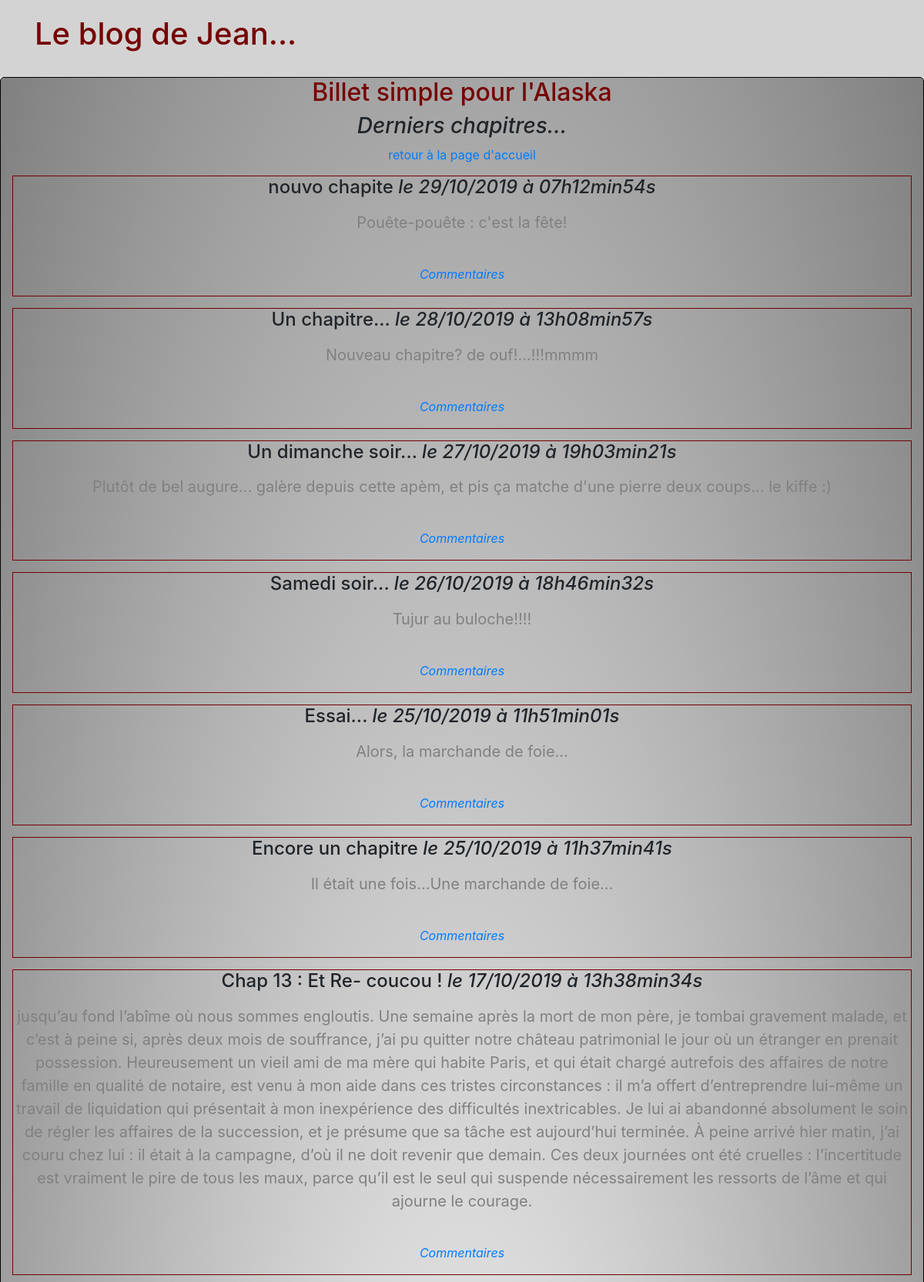
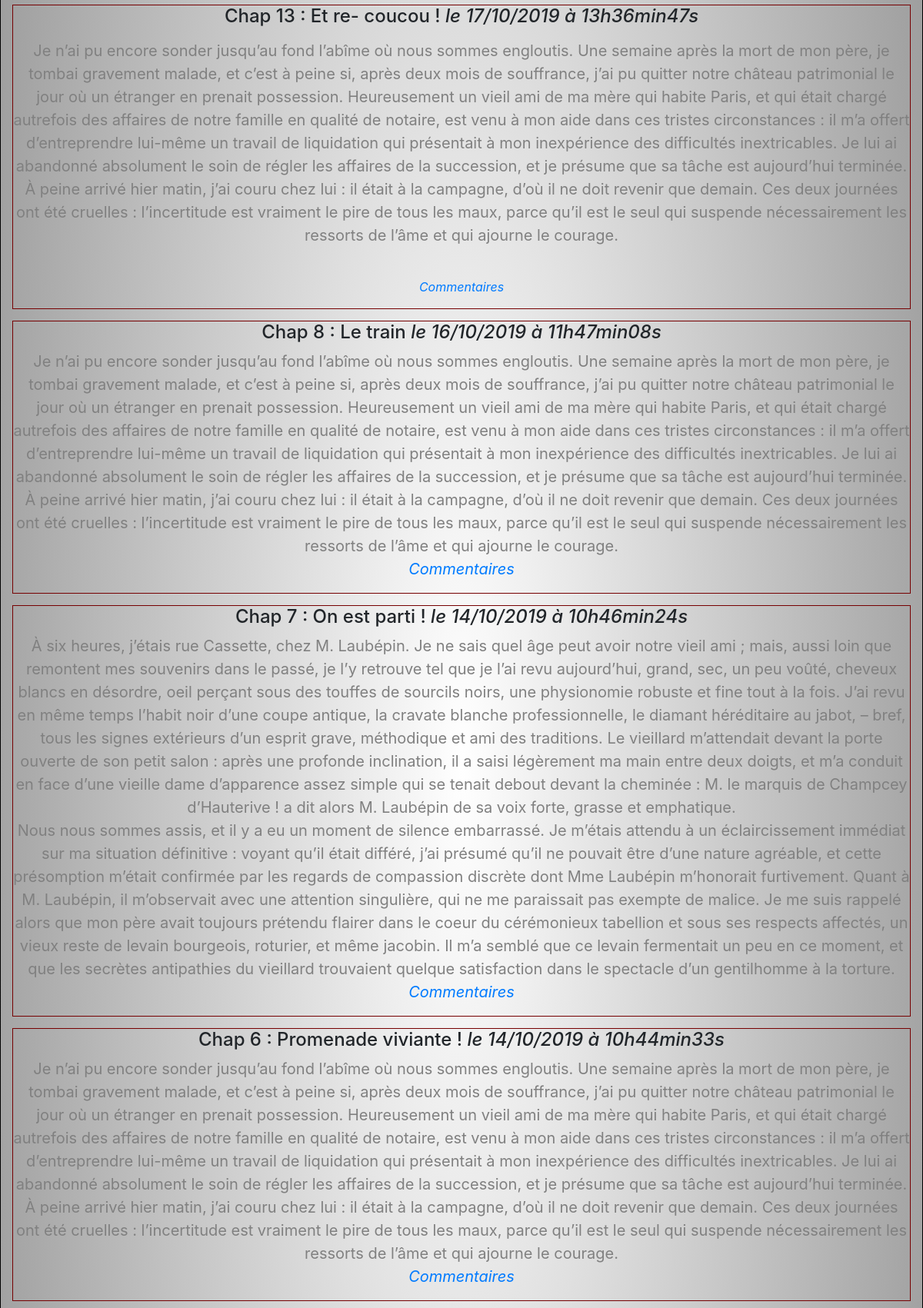
/index.php?action=listChapitres (upper part), run on the app's committed database (2 pictures, top to bottom).
### tables this page shows
CREATE TABLE IF NOT EXISTS `posts` (
  `id` int(11) NOT NULL AUTO_INCREMENT,
  `title` varchar(70) NOT NULL,
  `content` text NOT NULL,
  `creation_date` datetime NOT NULL,
  PRIMARY KEY (`id`)
);

### controller/frontend.php (called while the page is built, shortened)
<?php
require_once('model/PostManager.php');
function listChapitres()
{
	$postManager = new PostManager();
	$posts = $postManager->getChapitres();
	require('view/frontend/listPostsView.php');
}

### model/postManager.php (called while the page is built, shortened)
<?php
class PostManager extends Manager
{
	public function getChapitres()
	{
		$db = $this->dbConnect();
		$req = $db->query('SELECT id, title, content, DATE_FORMAT(creation_date, \'%d/%m/%Y à %Hh%imin%ss\') AS creation_date_fr FROM posts ORDER BY creation_date DESC LIMIT 0, 50');
		return $req;
	}
}

### view/frontend/listPostsView.php (the view, shortened to what this page needs)
 <div class="vuChapComment">
      <div align="center">
         <h2>Billet simple pour l'Alaska</h2>
         <em><h3>Derniers chapitres...</h3></em>
         <a href="index.php">retour à la page d'accueil</a>
         <?php
         while ($data = $posts->fetch())
         {
        ?>
         <div class="news">
         	<h4>
         		<?=($data['title']) ?>
         		<em>le <?= $data['creation_date_fr'] ?></em>
         	</h4>
         	<p>
         		<?= nl2br($data['content']) ?><br>
                <em><a href="index.php?action=post&amp;id=<?= $data['id'] ?>">Commentaires</a></em>
         	</p>
         </div>
        <?php
        }
        ?>
      </div>
  </div>
<?php require('template.php'); ?>

### public/css/style.css (style rules this page uses)
h1, h2 { color: #760001; }
p { font-size: 20px; color: grey; }
.news { border: 1px solid #760001; margin: 15px 15px 15px; }
.vuChapComment { background: radial-gradient(white,grey); border: 1px solid black; border-radius: 5px; }

### data on the page
posts: title "nouvo chapite", creation_date_fr "29/10/2019 à 07h12min54s", content "Pouête-pouête : c'est la fête!"
posts: title "Un chapitre...", creation_date_fr "28/10/2019 à 13h08min57s", content "Nouveau chapitre? de ouf!...!!!mmmm"
posts: title "Un dimanche soir...", creation_date_fr "27/10/2019 à 19h03min21s", content "Plutôt de bel augure... galère depuis cette apèm, et pis ça matche d'une pierre deux coups... le kiffe :)"
posts: title "Samedi soir...", creation_date_fr "26/10/2019 à 18h46min32s", content "Tujur au buloche!!!!"
posts: title "Essai...", creation_date_fr "25/10/2019 à 11h51min01s", content "Alors, la marchande de foie..."
posts: title "Encore un chapitre", creation_date_fr "25/10/2019 à 11h37min41s", content "Il était une fois...Une marchande de foie..."
posts: title "Chap 13 : Et Re- coucou !", creation_date_fr "17/10/2019 à 13h38min34s", content "jusqu’au fond l’abîme où nous sommes engloutis. Une semaine après la mort de mon père, je tombai gravement malade, et c’est à peine si, après deux mois de souffrance, j’ai pu quitter notre château patrimonial le jour où un étranger en prenait possession. Heureusement un vieil ami de ma mère qui habite Paris, et qui était chargé autrefois des affaires de notre famille en qualité de notaire, est venu à mon aide dans ces tristes circonstances : il m’a offert d’entreprendre lui-même un travail de liquidation qui présentait à mon inexpérience des difficultés inextricables. Je lui ai abandonné absolument le soin de régler les affaires de la succession, et je présume que sa tâche est aujourd’hui…"
posts: title "Chap 13 : Et re- coucou !", creation_date_fr "17/10/2019 à 13h36min47s", content "Je n’ai pu encore sonder jusqu’au fond l’abîme où nous sommes engloutis. Une semaine après la mort de mon père, je tombai gravement malade, et c’est à peine si, après deux mois de souffrance, j’ai pu quitter notre château patrimonial le jour où un étranger en prenait possession. Heureusement un vieil ami de ma mère qui habite Paris, et qui était chargé autrefois des affaires de notre famille en qualité de notaire, est venu à mon aide dans ces tristes circonstances : il m’a offert d’entreprendre lui-même un travail de liquidation qui présentait à mon inexpérience des difficultés inextricables. Je lui ai abandonné absolument le soin de régler les affaires de la succession, et je présume que…"
posts: title "Chap 8 : Le train", creation_date_fr "16/10/2019 à 11h47min08s", content "Je n’ai pu encore sonder jusqu’au fond l’abîme où nous sommes engloutis. Une semaine après la mort de mon père, je tombai gravement malade, et c’est à peine si, après deux mois de souffrance, j’ai pu quitter notre château patrimonial le jour où un étranger en prenait possession. Heureusement un vieil ami de ma mère qui habite Paris, et qui était chargé autrefois des affaires de notre famille en qualité de notaire, est venu à mon aide dans ces tristes circonstances : il m’a offert d’entreprendre lui-même un travail de liquidation qui présentait à mon inexpérience des difficultés inextricables. Je lui ai abandonné absolument le soin de régler les affaires de la succession, et je présume que…"
posts: title "Chap 7 : On est parti !", creation_date_fr "14/10/2019 à 10h46min24s", content "À six heures, j’étais rue Cassette, chez M. Laubépin. Je ne sais quel âge peut avoir notre vieil ami ; mais, aussi loin que remontent mes souvenirs dans le passé, je l’y retrouve tel que je l’ai revu aujourd’hui, grand, sec, un peu voûté, cheveux blancs en désordre, oeil perçant sous des touffes de sourcils noirs, une physionomie robuste et fine tout à la fois. J’ai revu en même temps l’habit noir d’une coupe antique, la cravate blanche professionnelle, le diamant héréditaire au jabot, – bref, tous les signes extérieurs d’un esprit grave, méthodique et ami des traditions. Le vieillard m’attendait devant la porte ouverte de son petit salon : après une profonde inclination, il a saisi…"
posts: title "Chap 6 : Promenade viviante !", creation_date_fr "14/10/2019 à 10h44min33s", content "Je n’ai pu encore sonder jusqu’au fond l’abîme où nous sommes engloutis. Une semaine après la mort de mon père, je tombai gravement malade, et c’est à peine si, après deux mois de souffrance, j’ai pu quitter notre château patrimonial le jour où un étranger en prenait possession. Heureusement un vieil ami de ma mère qui habite Paris, et qui était chargé autrefois des affaires de notre famille en qualité de notaire, est venu à mon aide dans ces tristes circonstances : il m’a offert d’entreprendre lui-même un travail de liquidation qui présentait à mon inexpérience des difficultés inextricables. Je lui ai abandonné absolument le soin de régler les affaires de la succession, et je présume que…"
